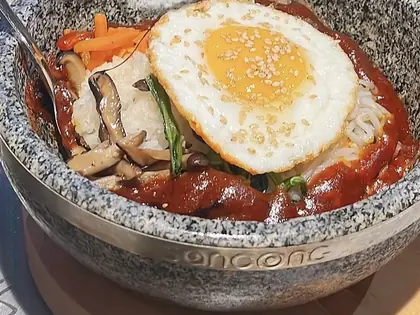
#> input picture assets/img/bibimbap-420.webp, 420 x 315 px
$ python -i menu-photo.py   (imports and definitions only)
#> lines starting #> are read from the running program, lines starting #| are printed output that depends on the picture
#> further down, picture is the input picture: PIL image 420x315 RGB; mean R, G, B 148.4, 125, 105.5
#!/usr/bin/env python3
"""Prepara la foto di un piatto per il menu: ritaglio quadrato e tre misure, in AVIF e WebP.

Uso:
  python3 tools/menu-photo.py FOTO NOME [--box x0,y0,x1,y1] [--focus fx,fy] [--zoom z]

  FOTO     la foto di partenza (JPEG o PNG)
  NOME     il nome da dare ai file, senza spazi: es. bibimbap  → assets/img/menu/bibimbap-400.webp
  --box    usa solo questo rettangolo della foto (in pixel), per escludere scritte o bordi
  --focus  il punto che deve restare al centro, da 0 a 1 (0.5,0.5 è il centro della foto)
  --zoom   quanto stringere sul piatto: 1 = tutto il lato corto, 1.3 = un po' più vicino
  --paper  per i ritagli piccoli presi dalla foto di un menu stampato: attenua la grana di stampa
           e salva solo le due misure della miniatura (in data/photos.json va indicato "small": true)

Poi: aggiungi la foto in data/photos.json, scrivi "photo": "NOME" nel piatto in data/menu.json
e lancia  node tools/build-menu.mjs.  Serve Python con Pillow 11.3 o successivo (per l'AVIF).
"""
import argparse
import os
import sys

from PIL import Image, ImageEnhance, ImageFilter, ImageOps

SIZES = {200: (56, 78), 400: (52, 76), 800: (50, 74)}  # lato → qualità (AVIF, WebP)
OUT = os.path.join(os.path.dirname(os.path.abspath(__file__)), '..', 'assets', 'img', 'menu')


def square(im, box=None, focus=(0.5, 0.5), zoom=1.0):
    im = ImageOps.exif_transpose(im).convert('RGB')
    if box:
        im = im.crop(tuple(box))
    w, h = im.size
    side = min(w, h) / max(zoom, 1.0)
    cx = min(max(focus[0] * w, side / 2), w - side / 2)
    cy = min(max(focus[1] * h, side / 2), h - side / 2)
    return im.crop((round(cx - side / 2), round(cy - side / 2), round(cx + side / 2), round(cy + side / 2)))


def clean_print(im):
    """Stampa fotografata: toglie la grana, poi ridà un po' di nitidezza, contrasto e colore."""
    im = im.filter(ImageFilter.MedianFilter(3))
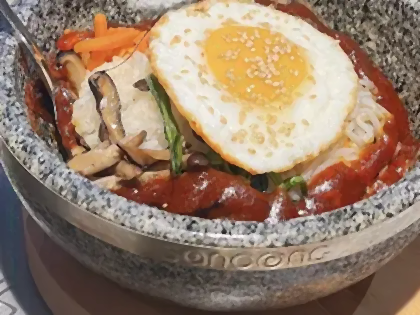
#> im: PIL image 420x315 RGB; mean R, G, B 148.7, 125.1, 105.6
    im = im.filter(ImageFilter.UnsharpMask(radius=1.4, percent=80, threshold=2))
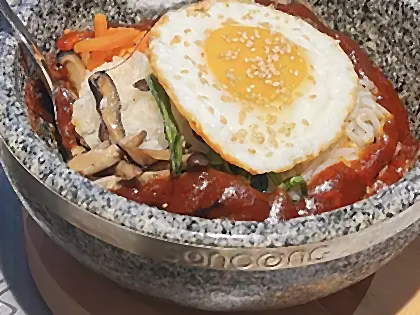
#> im: PIL image 420x315 RGB; mean R, G, B 148.6, 125.1, 105.6
    im = ImageEnhance.Contrast(im).enhance(1.10)
    return ImageEnhance.Color(im).enhance(1.12)


def export(src, name, box=None, focus=(0.5, 0.5), zoom=1.0, out=OUT, paper=False):
    os.makedirs(out, exist_ok=True)
    sq = square(Image.open(src), box, focus, zoom)
    if paper:
        sq = clean_print(sq)
    for side, (q_avif, q_webp) in SIZES.items():
        if paper and side > 400:
            continue
        im = sq.resize((side, side), Image.LANCZOS)
        im.save(os.path.join(out, f'{name}-{side}.avif'), quality=q_avif, speed=3)
        im.save(os.path.join(out, f'{name}-{side}.webp'), quality=q_webp, method=6)
    return sq.size[0]


# [16 lines not run here, left out]

>>> from PIL import Image
>>> picture = Image.open('../assets/img/bibimbap-420.webp')
>>> result = clean_print(picture)

$ run again, on assets/img/cubetti-420.webp
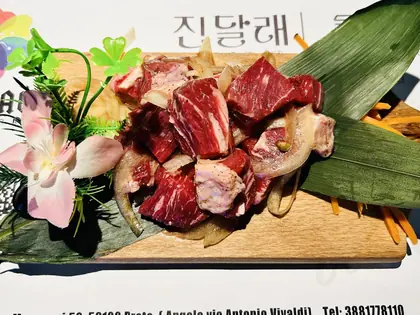
#> input picture assets/img/cubetti-420.webp, 420 x 315 px
#> picture is the input picture: PIL image 420x315 RGB; mean R, G, B 166.7, 145.4, 117.1
#> in clean_print, `im = im.filter(ImageFilter.UnsharpMask(radius=1.4, percent=80, thresho..`:
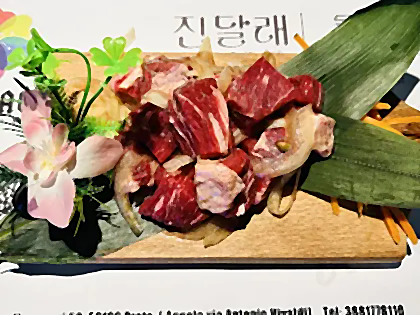
#> im: PIL image 420x315 RGB; mean R, G, B 166.6, 145.3, 117.2
#> in clean_print, `return ImageEnhance.Color(im).enhance(1.12)`:
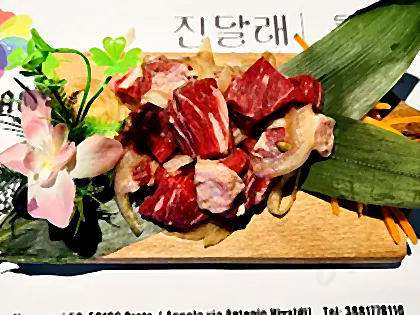
#> returned value: PIL image 420x315 RGB; mean R, G, B 169.8, 144.5, 110.6
